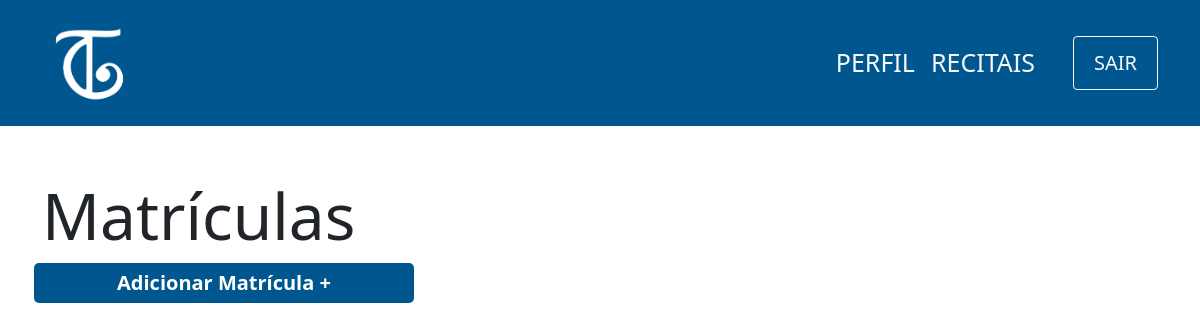
Before: /view/matricula/index.php with the older database file.
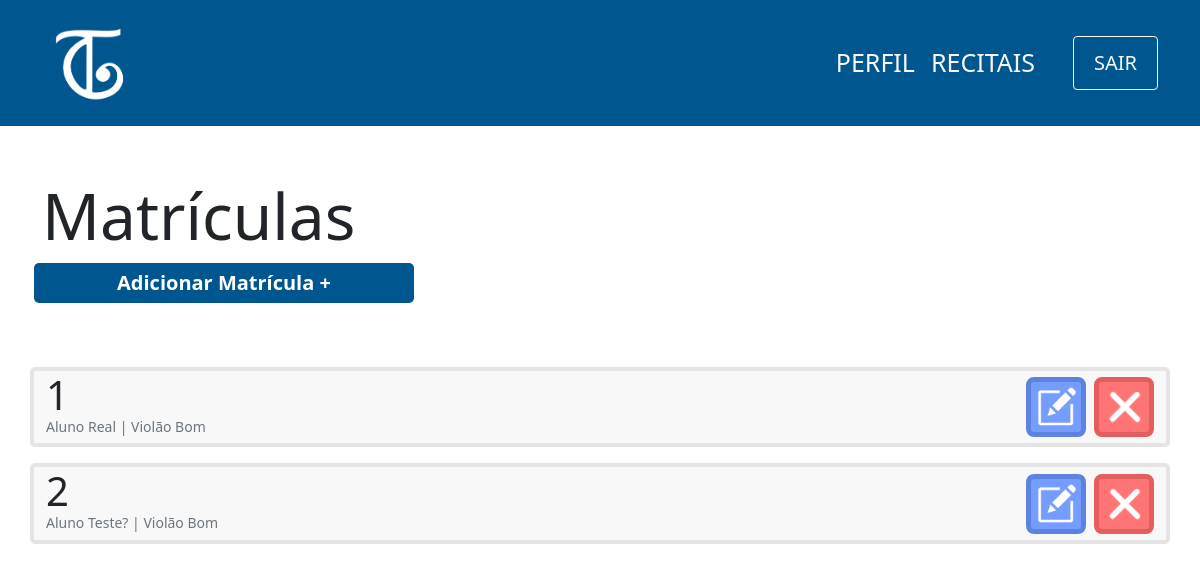
After: the same page with the newer database file.
### tables this page shows
CREATE TABLE matricula(
                id INTEGER PRIMARY KEY,
                id_aluno integer not null,
                id_curso integer not null,    
                foreign key (id) references curso(id_curso),
                foreign key (id) references aluno(id_aluno)
            );

CREATE TABLE aluno(
                id INTEGER PRIMARY KEY,
                cpf varchar(11) not null,
                nome varchar(100) not null,
                username varchar(100) not null,
                responsavel varchar(100),
                data_nasc date not null,
                senha varchar(100) not null,
                email varchar(100) not null                    
            );

CREATE TABLE curso(
                id INTEGER PRIMARY KEY,
                nome varchar(100) not null,
                id_professor integer not null,
                FOREIGN KEY (id) references professor(id_professor)
            );

### controller/matricula/index.php (called while the page is built)
<?php
    require '../../db/connection.php';
    try {
        $sql=$db->prepare('SELECT matricula.id,curso.nome as nomeCurso,aluno.nome as nomeAluno
        FROM MATRICULA join CURSO on CURSO.id = MATRICULA.id_curso
        JOIN ALUNO on ALUNO.id = MATRICULA.id_aluno');
        $sql->execute();
        $matriculas=$sql->fetchAll(PDO::FETCH_ASSOC);
    } catch (PDOException $e) {
        echo 'Erro ao executar comando no banco de dados: ' . $e->getMessage();
        exit();
    }
?>

### view/matricula/index.php (the view, shortened to what this page needs)
<?php
    include '../../layouts/navbar.php';
    include '../../controller/matricula/index.php';
?>
<div class="container">
    <div class="row mt-5">
        <h1 class="mt-1 display-3">Matrículas</h1>
        <span class="btn-principal col-md-4 col-sm-12 mx-1 text-center mb-5">
            <a href="cadastro.php">Adicionar Matrícula +</a>
        </span>
        <?php
            foreach($matriculas as $matricula){
                echo '
                <div class="col-12 card d-flex flex-row justify-content-between mt-3">
                    <div class="d-flex flex-column">
                        <p class="m-0 display-6">'.$matricula['id'].'</p>
                        <p class="m-0 text-muted display-3 mb-2" style="font-size:14px">'.$matricula['nomeAluno'].' | '.$matricula['nomeCurso'].'</p>
                    </div>
                    <div class="d-flex align-items-center" id="'.$matricula['id'].'">
                        <button class="btn-editar mx-2">
                            <img src="../../images/edit-icon.png" width=40px>
                        </button>
                        <button class="btn-remover">
                            <img src="../../images/delete-icon.png" width=40px>
                        </button>
                    </div>
                </div>
                ';
            }?>
    </div>
</div>

### layouts/header.php (shortened to what this page needs)
<?php
    echo'   <!doctype html>
    <html lang="pt-br">
      <head>
        <meta charset="utf-8">
        <meta name="viewport" content="width=device-width, initial-scale=1">
        <link href="https://cdn.jsdelivr.net/npm/bootstrap@5.1.3/dist/css/bootstrap.min.css" rel="stylesheet">
        <script src="https://cdn.jsdelivr.net/npm/bootstrap@5.1.3/dist/js/bootstrap.bundle.min.js"></script>
        <link href="http://fonts.googleapis.com/css?family=Roboto" rel="stylesheet" type="text/css">
        <link href="../../css/style.css" rel="stylesheet" type="text/css">
        <title>Toque Cultural</title>
    </head>
    <style>
        .azul-cultural{
            background-color: #005790;
        }
        .nav-link{
            font-size: 25px;
            font-weight: 300;
        }
        .nav-link:hover{
            text-decoration: underline;
            background-color: #004a7c;
        }
        .active{
            font-weight: 600 !important;
        }
    </style>
    <body>';
?>

### layouts/navbar.php (shortened to what this page needs)
<?php
    include 'header.php';
    echo('
    <nav class="navbar navbar-expand-lg navbar-light azul-cultural">
        <div class="container d-flex flex-md-row flex-sm-column">
            <a class="navbar-brand" href="#"><img src="../../images/logo-2-branco.png" width="100px"></a>
            <div class="justify-content-md-right justify-content-sm-center">
                <button class="navbar-toggler text-white" type="btn-secundario" data-bs-toggle="collapse" data-bs-target="#navbarSupportedContent" aria-controls="navbarSupportedContent" aria-expanded="false" aria-label="Toggle navigation">
                    <span class="navbar-toggler-icon"></span>
                </button>
                <div class="collapse navbar-collapse align-right" id="navbarSupportedContent">
                    <ul class="navbar-nav mr-auto mt-2 mt-lg-0">');
                    echo('
                        <li class="nav-item">
                            <a class="nav-link text-light" href="#" id="nav-perfil">PERFIL</a>
                        </li>
                        <li class="nav-item" style="margin-right: 30px;">
                            <a class="nav-link text-light" href="#" id="nav-recitais">RECITAIS</a>
                        </li>
                        <form action="../../controller/login/logout.php" method="POST">
                            <input type="submit" class="btn btn-outline-light mt-auto " style="font-size: 20px; height: 100%; padding: 0px 20px;" value="SAIR">
                        </form>
                    </ul>
                </div>
            </div>
        </div>
      </nav>
      ');
?>

### css/style.css (style rules this page uses)
a { text-decoration: none; color:white; }
.btn-principal { background-color: #005790; color:white; padding: 5px 25px; font-weight: 600; font-size:20px; border:none; border-radius:5px; cursor: pointer; text-decoration: none; }
.card { background-color:#F8F8F8; border: 4px solid #E4E4E4; border-radius: 5px; }
.btn-editar { background-color:#759CFF; border: 5px solid #5E82DF; color:white; border-radius:8px; width:60px; height:60px; cursor: pointer; }
.btn-remover { background-color:#FF7575; border: 5px solid #E55E5E; color:white; border-radius:8px; width:60px; height:60px; cursor: pointer; }

### layouts/header.php (style rules this page uses)
.azul-cultural { background-color: #005790; }
.nav-link { font-size: 25px; font-weight: 300; }

Changed rows visible on the page:
added matricula: id "1", id_aluno.nome "Aluno Real", id_curso.nome "Violão Bom"
added matricula: id "2", id_aluno.nome "Aluno Teste?", id.nome "Violão Bom"
